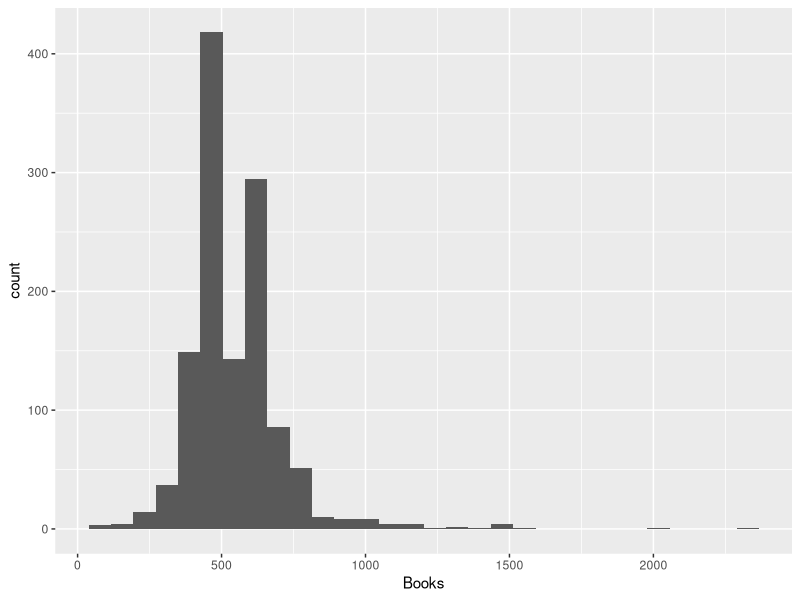
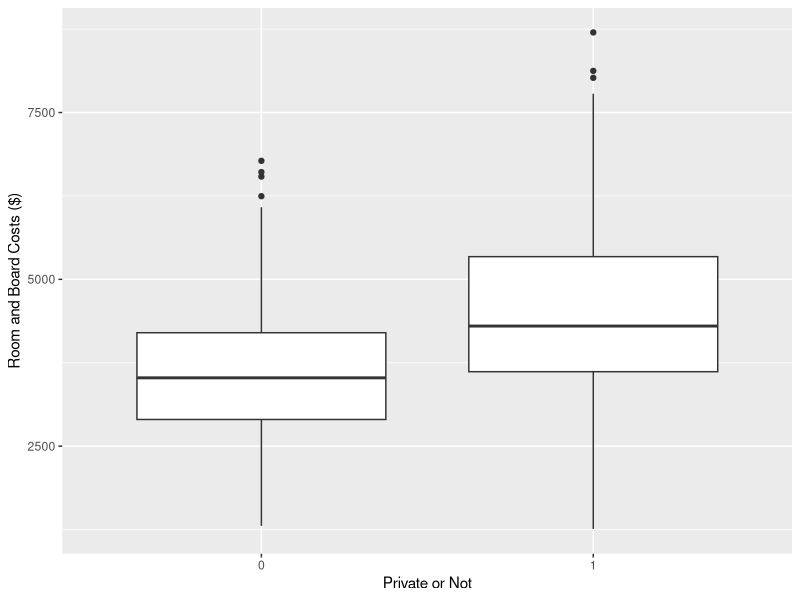
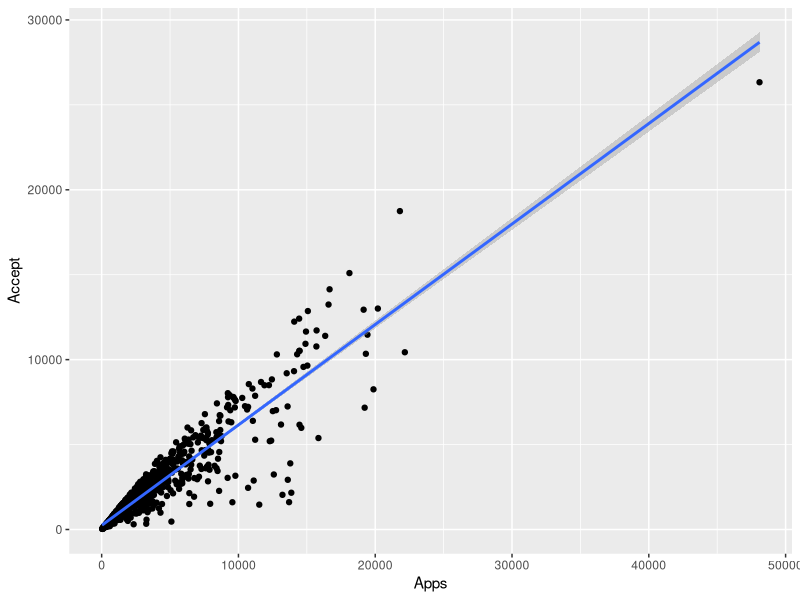
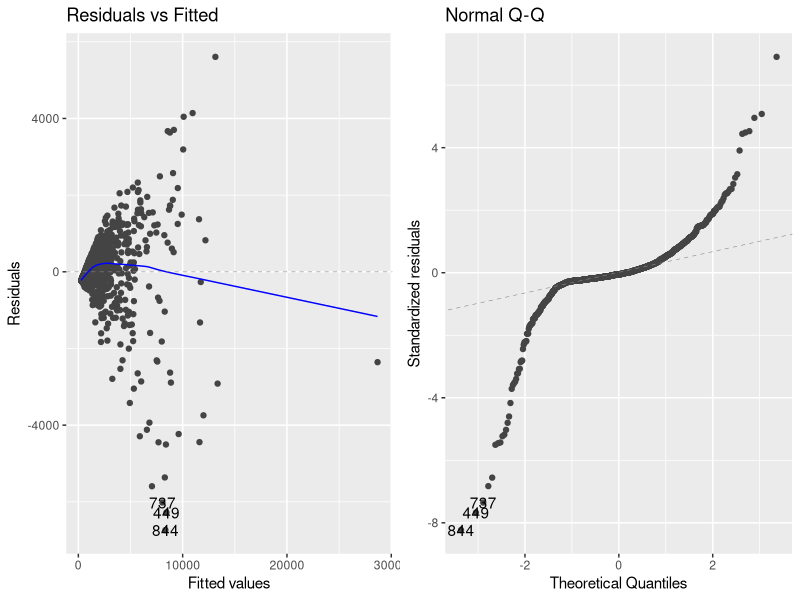
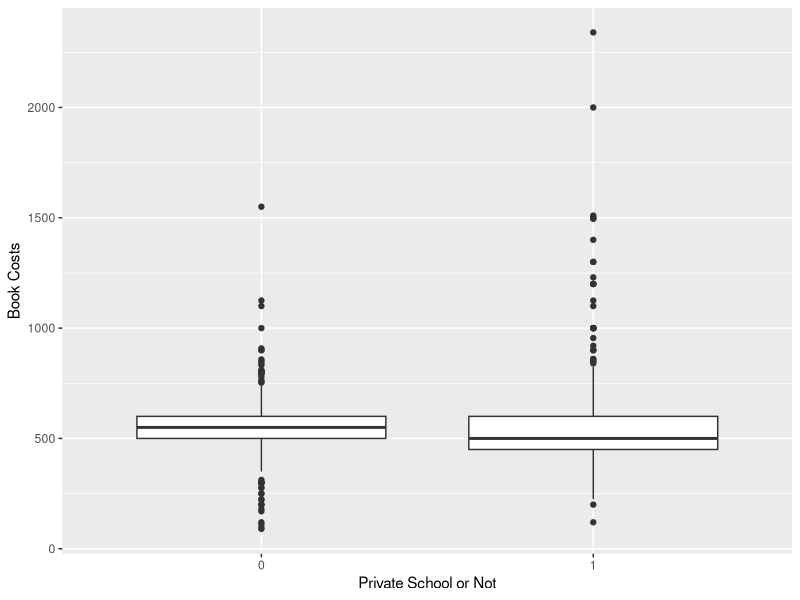
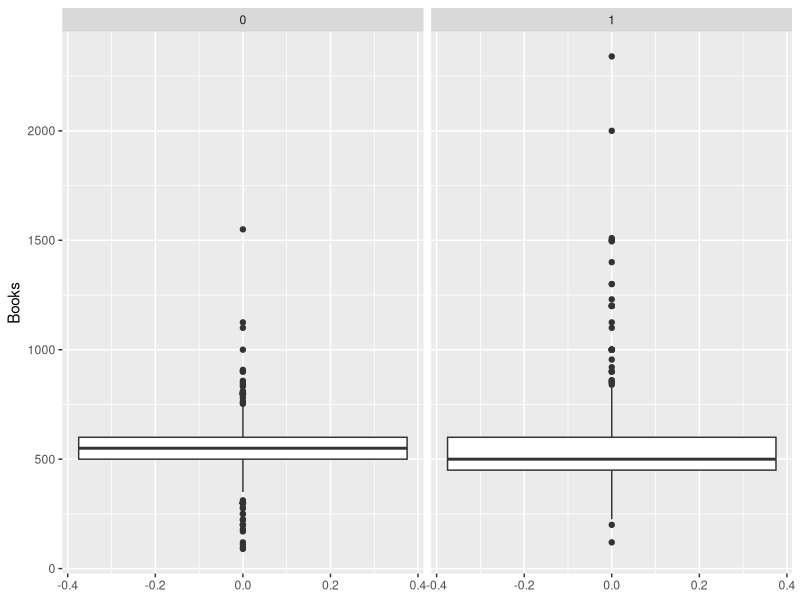
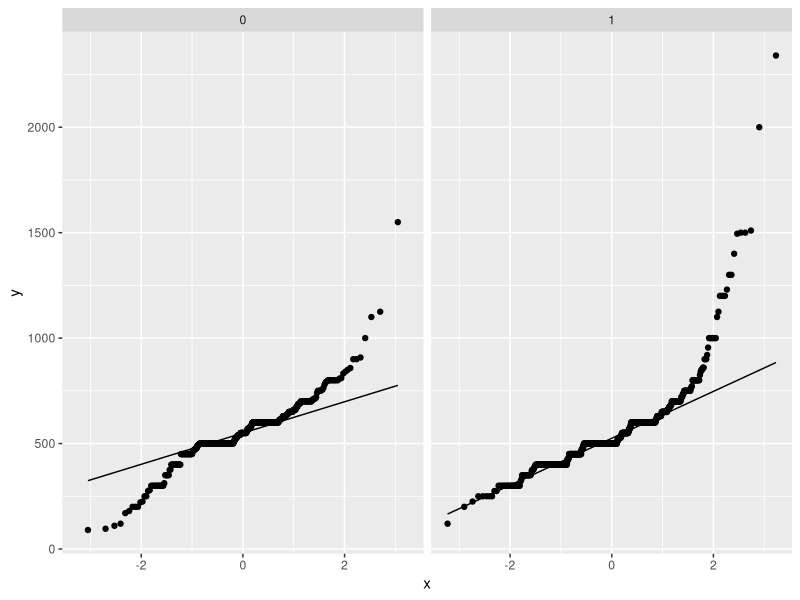

Reproduce these figures in R, in order.
## ---- chunk 1
knitr::opts_chunk$set(echo = TRUE, message = FALSE, warning = FALSE)
## ---- chunk 2
library(readr)
library(tidyverse)
## ---- chunk 3
colleges <- read.csv("data/colleges.csv")
## ---- chunk 4
colleges %>% 
  pull(Books) %>% 
  summary() # Answer
## ---- chunk 5
colleges %>% 
  ggplot(aes(Books)) +
  geom_histogram()
## ---- chunk 6
colleges %>% 
  ggplot(aes(factor(Private), RoomBoard)) + 
  geom_boxplot() +
  xlab("Private or Not") +
  ylab("Room and Board Costs ($)")
## ---- chunk 7
colleges %>% 
  select(Apps, Accept) %>% 
  ggplot(aes(Apps, Accept)) +
  geom_point() +
  geom_smooth(method = "lm")
## ---- chunk 8
library(ggfortify)
fit <- lm(Accept ~ Apps, data = colleges)
autoplot(fit, which = 1:2)
## ---- chunk 9
lm(Accept ~ Apps, data = colleges) -> fit
summary(fit)
## ---- chunk 10
colleges %>% 
  filter(University == "Chatham College" | University == "Lesley College" | University == "Stephens College") %>% 
  select(University, Enrol) -> observed
observed
## ---- chunk 11
expected <- c(.25,.5,.25)
expected
## ---- chunk 12
sum(observed$Enrol) * expected
## ---- chunk 13
mychisq <- chisq.test(observed$Enrol, p = expected)
mychisq
## ---- chunk 14
colleges %>% 
  select(Private, Books) %>% 
  ggplot(aes(factor(Private), Books)) +
  xlab("Private School or Not") +
  ylab("Book Costs") +
  geom_boxplot()
## ---- chunk 15
# Equal Variances
colleges %>% 
  ggplot(aes(y = Books)) +
  geom_boxplot() +
  facet_wrap(~ factor(Private))

# Normality
colleges %>% 
  ggplot(aes(sample = Books)) +
  geom_qq() +
  geom_qq_line() +
  facet_wrap(~ factor(Private))
## ---- chunk 16
t.test(Books ~ Private, data = colleges, var.equal = FALSE)
